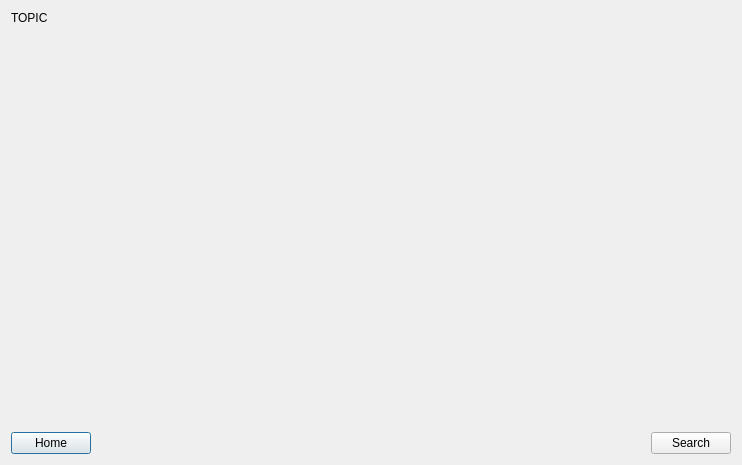
<?xml version="1.0" encoding="UTF-8"?>
<ui version="4.0">
 <class>topic</class>
 <widget class="QDialog" name="topic">
  <property name="geometry">
   <rect>
    <x>0</x>
    <y>0</y>
    <width>742</width>
    <height>465</height>
   </rect>
  </property>
  <property name="windowTitle">
   <string>Dialog</string>
  </property>
  <property name="styleSheet">
   <string notr="true">color:black;</string>
  </property>
  <layout class="QVBoxLayout" name="verticalLayout_2">
   <item>
    <layout class="QVBoxLayout" name="verticalLayout">
     <property name="topMargin">
      <number>0</number>
     </property>
     <item>
      <layout class="QHBoxLayout" name="horizontalLayout_2">
       <item>
        <widget class="QLabel" name="label">
         <property name="styleSheet">
          <string notr="true">color : black;</string>
         </property>
         <property name="text">
          <string>TOPIC</string>
         </property>
        </widget>
       </item>
      </layout>
     </item>
     <item>
      <spacer name="verticalSpacer">
       <property name="orientation">
        <enum>Qt::Vertical</enum>
       </property>
       <property name="sizeHint" stdset="0">
        <size>
         <width>20</width>
         <height>40</height>
        </size>
       </property>
      </spacer>
     </item>
     <item>
      <layout class="QHBoxLayout" name="horizontalLayout">
       <item>
        <widget class="QPushButton" name="homeBtn">
         <property name="text">
          <string>Home</string>
         </property>
        </widget>
       </item>
       <item>
        <spacer name="horizontalSpacer">
         <property name="orientation">
          <enum>Qt::Horizontal</enum>
         </property>
         <property name="sizeHint" stdset="0">
          <size>
           <width>40</width>
           <height>20</height>
          </size>
         </property>
        </spacer>
       </item>
       <item>
        <widget class="QPushButton" name="searchBtn">
         <property name="text">
          <string>Search</string>
         </property>
        </widget>
       </item>
      </layout>
     </item>
    </layout>
   </item>
  </layout>
 </widget>
 <resources/>
 <connections/>
</ui>
